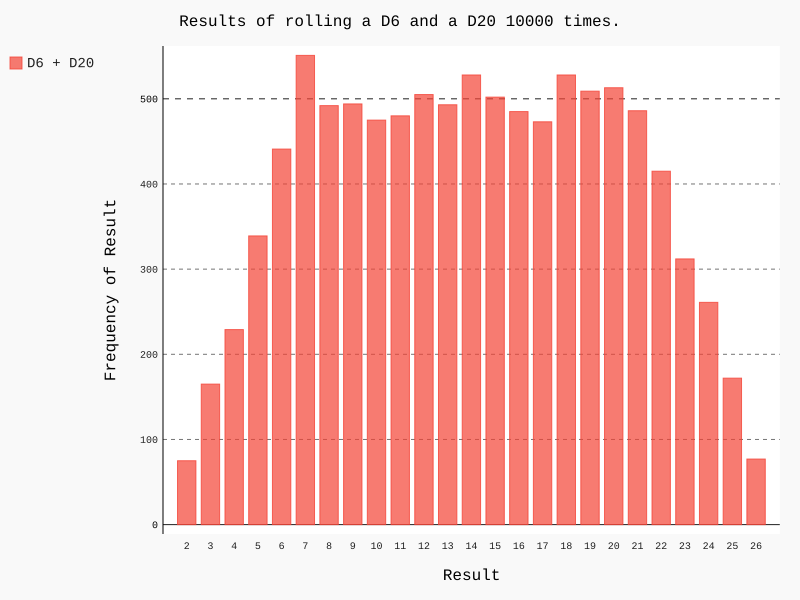

This figure's Python source:
import pygal
from die import Die

# Create a D6 and a D10.
die_1 = Die()
die_2 = Die(num_sides=20)

# Make some rolls, and store results in a list.
results = []
num_trials = 10000
for roll_num in range(num_trials):
    result = die_1.roll() + die_2.roll()
    results.append(result)

# Analyze the results.
frequencies = []
max_result = die_1.num_sides + die_2.num_sides
for value in range(2, max_result+1):
    frequency = results.count(value)
    frequencies.append(frequency)

# Visualize the results.
hist = pygal.Bar()

hist.title = "Results of rolling a D" + str(die_1.num_sides) + " and a D" 
hist.title += str(die_2.num_sides) + " " + str(num_trials) + " times."
hist.x_labels = range(2, max_result+1)
hist.x_title = "Result"
hist.y_title = "Frequency of Result"

hist.add('D' + str(die_1.num_sides) + " + D" + str(die_2.num_sides), frequencies)
hist.render_to_file('die_visual.svg')
